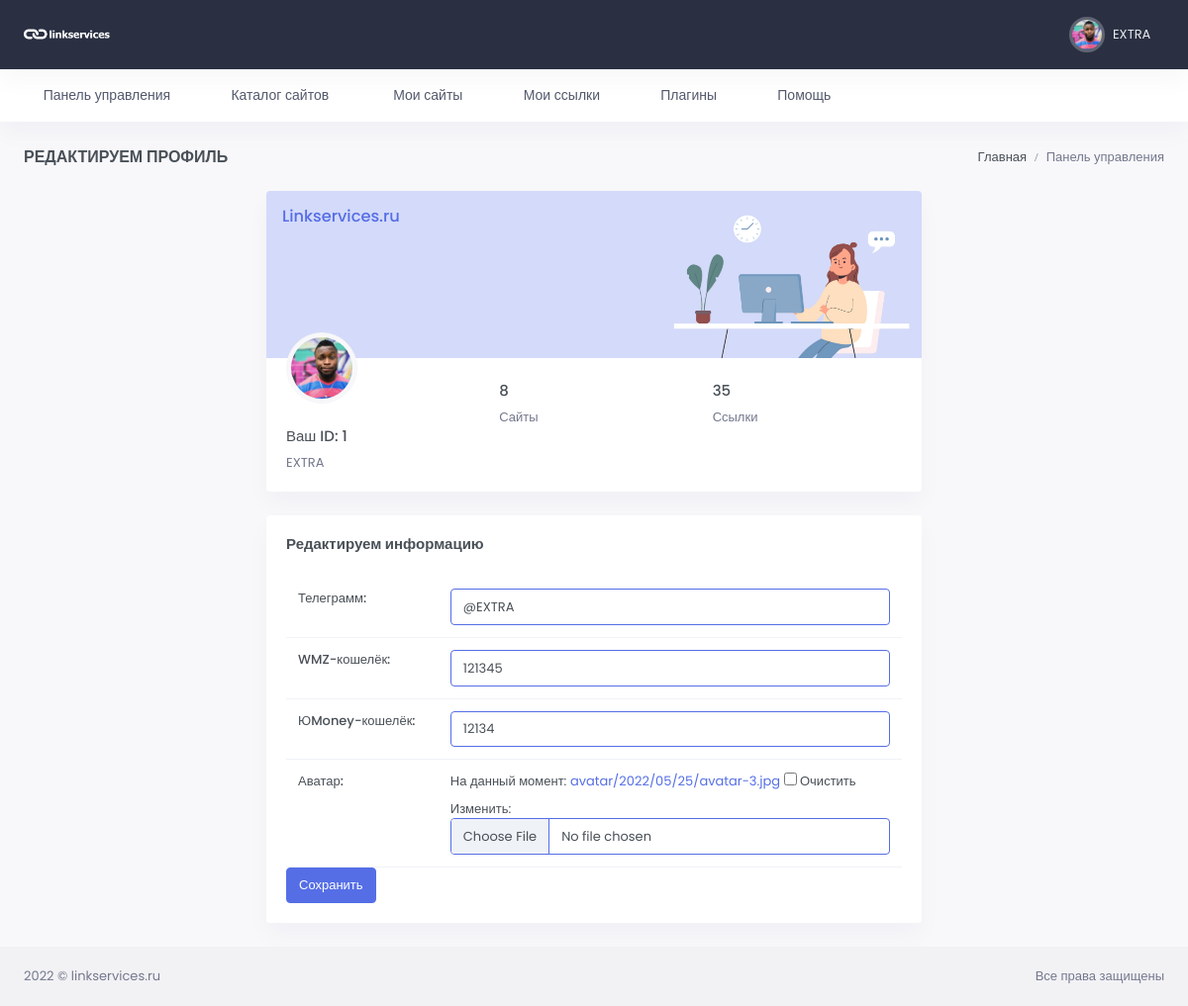
Page /edit/id=1 (signed in) on the committed database.
### users/models.py (models this page shows, shortened)
class User(AbstractUser):
    email = models.EmailField(_("email address"), unique=True, )
    email_verify = models.BooleanField(default=False)
    USERNAME_FIELD = 'email'
    REQUIRED_FIELDS = ['username']
    class Meta:
        verbose_name = _("Пользователь")
        verbose_name_plural = _("Пользователи")
        ordering = ('-date_joined',)

class Profile(models.Model):
    user = models.OneToOneField(User, verbose_name="Пользователь",
                                related_name='profile', null=True, on_delete=models.CASCADE)
    chat_id = models.CharField(max_length=100, blank=True, null=True, verbose_name='Чат ID телеграмм')
    TOKEN = models.CharField(max_length=100, blank=True, null=True)
    wmz = models.CharField(max_length=200, blank=True, null=True, verbose_name='WMZ-кошелёк')
    ymoney = models.CharField(max_length=200, blank=True, null=True, verbose_name='ЮMoney-кошелёк')
    current_balance = models.PositiveIntegerField(default=0, blank=True, null=True, verbose_name="Текущий баланс")
    hold_balance = models.PositiveIntegerField(default=0, blank=True, null=True, verbose_name='На удержании')
    output_balance = models.PositiveIntegerField(default=0, blank=True, null=True, verbose_name='Ожидает вывода')
    name_telegram = models.CharField(blank=True, null=True, max_length=100, verbose_name='Телеграмм')
    avatar = models.ImageField(upload_to='avatar/%Y/%m/%d/', blank=True, null=True, verbose_name='Аватар')
    created = models.DateTimeField(auto_now_add=True, verbose_name='Создан')
    update = models.DateTimeField(auto_now=True, verbose_name='Обновлён')
    class Meta:
        verbose_name = 'Профиль пользователя'
        verbose_name_plural = 'Профили пользователей'

### users/views.py (the view)
# urls.py: path('edit/id=<int:pk>', ProfileUpdate.as_view(), name='edit_profile'),
class ProfileUpdate(LoginRequiredMixin, UpdateView):
    form_class = ProfileForm
    model = Profile
    template_name = 'users/edit_profile.html'
    success_url = '/profile/id={user_id}'
    def dispatch(self, request, *args, **kwargs):
        obj = self.get_object()
        if obj.user != self.request.user:
            return redirect('catalog')
        return super(ProfileUpdate, self).dispatch(request, *args, **kwargs)

### users/forms.py
class ProfileForm(forms.ModelForm):
    def __init__(self, *args, **kwargs):
        super().__init__(*args, **kwargs)
        self.fields['name_telegram'].widget.attrs.update({'class': 'form-control border border-primary rounded'})
        self.fields['wmz'].widget.attrs.update({'class': 'form-control border border-primary rounded'})
        self.fields['ymoney'].widget.attrs.update({'class': 'form-control border border-primary rounded'})
        self.fields['avatar'].widget.attrs.update({'class': 'form-control border border-primary'})
        self.fields['user'].widget = forms.HiddenInput()
    class Meta:
        model = Profile
        fields = ('name_telegram', 'wmz', 'ymoney', 'avatar', 'user')

### users/templates/users/edit_profile.html (shortened to what this page needs)
{% extends 'base.html' %}
{% load static %}
{% block content %}
<div id="layout-wrapper">
    <div class="main-content">
        <div class="page-content">
            <div class="container-fluid">
                <div class="row">
                    <div class="col-12">
                        <div class="page-title-box d-sm-flex align-items-center justify-content-between">
                            <h4 class="mb-sm-0 font-size-18">Редактируем профиль</h4>
                            <div class="page-title-right">
                                <ol class="breadcrumb m-0">
                                    <li class="breadcrumb-item"><a href="{% url 'catalog' %}">Главная</a></li>
                                    <li class="breadcrumb-item active">Панель управления</li>
                                </ol>
                            </div>
                        </div>
                    </div>
                </div>
                <div class="row justify-content-center align-items-center">
                    <div class="col-xl-7">
                        <div class="card overflow-hidden">
                            <div class="bg-primary bg-soft">
                                <div class="row">
                                    <div class="col-7">
                                        <div class="text-primary p-3">
                                            <h5 class="text-primary">Linkservices.ru</h5>
                                        </div>
                                    </div>
                                    <div class="col-5 align-self-end">
                                        <img src="{% static '/images/profile-img.png' %}" alt="" class="img-fluid">
                                    </div>
                                </div>
                            </div>
                            <div class="card-body pt-0">
                                <div class="row">
                                    <div class="col-sm-4">
                                        <div class="avatar-md profile-user-wid mb-4">
                                           {% if profile.avatar %}
                                            <img src="{{ profile.avatar.url }}" alt=""
                                                 class="img-thumbnail rounded-circle">
                                            {% else %}
                                            <img src="{% static '/images/favicon.ico' %}" alt=""
                                                 class="img-thumbnail rounded-circle">
                                            {% endif %}
                                        </div>
                                        <h5 class="font-size-15 text-truncate">Ваш ID: {{ profile.id }} </h5>
                                        <p class="text-muted mb-0 text-truncate">{{ user.username }}</p>
                                    </div>
                                    <div class="col-sm-8">
                                        <div class="pt-4">
                                            <div class="row">
                                                <div class="col-6">
                                                    <h5 class="font-size-15">{{ profile.user_website.count }}</h5>
                                                    <p class="text-muted mb-0">Сайты</p>
                                                </div>
                                                <div class="col-6">
                                                    <h5 class="font-size-15">{{ profile.user_link.count }}</h5>
                                                    <p class="text-muted mb-0">Ссылки</p>
                                                </div>
                                            </div>
                                        </div>
                                    </div>
                                </div>
                            </div>
                        </div>
                        <div class="card">
                            <div class="card-body">
                                <h4 class="card-title mb-4">Редактируем информацию</h4>
                                <div class="table-responsive">
                                    <form method="post" action="" enctype="multipart/form-data">
                                    <table class="table table-nowrap mb-0">
                                        <tbody>
                                        {{ form }}
                                        </tbody>
                                    </table>
                                        <button type="submit" class="btn btn-primary text-center">
                                        Сохранить
                                        </button>
                                        </form>
                                </div>
                            </div>
                        </div>
                    </div>
                </div>
            </div>
        </div>
    </div>
</div>
{% endblock %}

### templates/inc/_header.html (shortened to what this page needs)
{% load static %}
<header id="page-topbar">
    <div class="navbar-header">
        <div class="d-flex">
            <div class="navbar-brand-box">
                <a href="{% url 'profile' pk=user.id %}" class="logo logo-light">
                    <span class="logo-lg">
                                    <img src="{% static '/images/logo-light.png' %}" alt="" height="19">
                                </span>
                </a>
            </div>
        </div>
        <div class="d-flex">
            <div class="dropdown d-none d-lg-inline-block ms-1">
                <button type="button" class="btn header-item noti-icon waves-effect"
                        data-bs-toggle="dropdown" aria-haspopup="true" aria-expanded="false">
                    <i class="bx bx-customize"></i>
                </button>
            </div>
            <div class="dropdown d-inline-block">
                <button type="button" class="btn header-item noti-icon waves-effect"
                        id="page-header-notifications-dropdown"
                        data-bs-toggle="dropdown" aria-haspopup="true" aria-expanded="false">
                    {% if user.profile.chat_id %}
                    <i class="bx bx-bell"></i>
                    {% else %}
                    <i class="bx bx-bell bx-tada"></i>
                    <span class="badge bg-danger rounded-pill">1</span>
                    {% endif %}
                </button>
            </div>
            <div class="dropdown d-inline-block">
                <button type="button" class="btn header-item waves-effect" id="page-header-user-dropdown"
                        data-bs-toggle="dropdown" aria-haspopup="true" aria-expanded="false">
                    <img class="rounded-circle header-profile-user"
                         src="{% if user.profile.avatar %}{{ user.profile.avatar.url }}{% else %}{% static '/images/favicon.ico' %}{% endif %}"
                     alt="Header Avatar">
                    <span class="d-none d-xl-inline-block ms-1" key="t-henry">{{ user.username }}</span>
                    <i class="mdi mdi-chevron-down d-none d-xl-inline-block"></i>
                </button>
            </div>
        </div>
    </div>
</header>
<div class="topnav">
    <div class="container-fluid">
        <nav class="navbar navbar-light navbar-expand-lg topnav-menu">
            <div class="collapse navbar-collapse" id="topnav-menu-content">
                <ul class="navbar-nav">
                    <li class="nav-item dropdown">
                        <a class="nav-link dropdown-toggle arrow-none" href="{% url 'profile' pk=user.id %}" id="topnav-dashboard"
                           role="button">
                            <i class="bx bx-home-circle me-2"></i><span key="t-dashboards">Панель управления</span>
                        </a>
                    </li>
                    <li class="nav-item dropdown">
                        <a class="nav-link dropdown-toggle arrow-none" href="{% url 'catalog' %}" id="topnav-dashboard"
                           role="button">
                            <i class="bx bx-home-circle me-2"></i><span key="t-dashboards">Каталог сайтов</span>
                        </a>
                    </li>
                    <li class="nav-item dropdown">
                        <a class="nav-link dropdown-toggle arrow-none" href="{% url 'my-sites' %}" id="topnav-uielement"
                           role="button">
                            <i class="bx bx-tone me-2"></i>
                            <span key="t-ui-elements">Мои сайты</span>
                        </a>
                    </li>
                    <li class="nav-item dropdown">
                        <a class="nav-link dropdown-toggle arrow-none" href="{% url 'my-links' %}" id="topnav-pages"
                           role="button">
                            <i class="bx bx-customize me-2"></i><span key="t-apps">Мои ссылки</span>
                        </a>
                    </li>
                    <li class="nav-item dropdown">
                        <a class="nav-link dropdown-toggle arrow-none" href="{% url 'plugins' %}" id="topnav-components"
                           role="button">
                            <i class="bx bx-collection me-2"></i><span key="t-components">Плагины</span>
                        </a>
                    </li>
                    <li class="nav-item dropdown">
                        <a class="nav-link dropdown-toggle arrow-none" href="{% url 'help' %}" id="topnav-more"
                           role="button">
                            <i class="bx bx-file me-2"></i><span key="t-extra-pages">Помощь</span>
                        </a>
                    </li>
                </ul>
            </div>
        </nav>
    </div>
</div>

### rows in the picture
User: avatar (picture), username "EXTRA"
Profile: avatar (picture), id "1", user_website.count "8", user_link.count "35", name_telegram "@EXTRA", wmz "121345", ymoney "12134"
